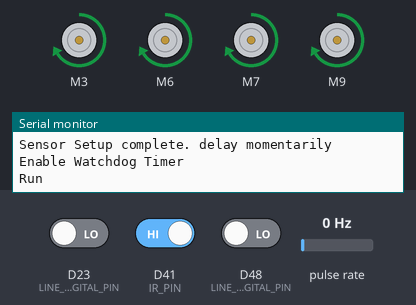
The sketch below on a simulated Arduino MKR. Shown: 4 × DC motor (green arrow = forward, orange = backward, longer = faster), the last lines printed to the serial monitor. Wiring (inferred from the names in the program): pulse sensor: data D50. The test bench sets the inputs (shaded band); at power-on: D41 (IR_PIN) HIGH, pulse rate 0 Hz, D23 (LINE_FOLLOWER_2_DIGITAL_PIN) LOW, D48 (LINE_FOLLOWER_1_DIGITAL_PIN) LOW.

Above: at 6.2 s.
6.3 s: D41 (IR_PIN) driven LOW
At 7.1 s:
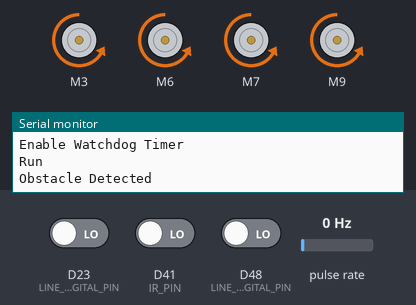
7.8 s: pulse rate (sensor on D50) set to 3 Hz
At 10.2 s:
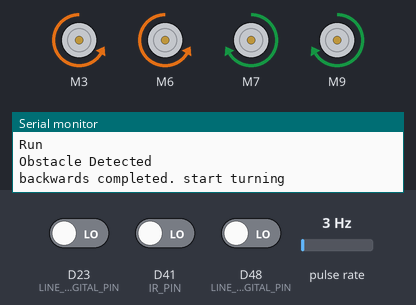
10.8 s: pulse rate (sensor on D50) set to 5 Hz
Timing chart, 0 to 19.1 s (numbered marks = the images above; inputs shaded):
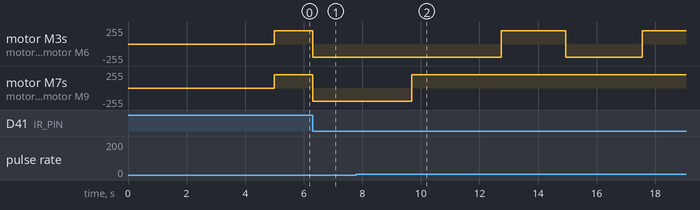

Measured:
- the behaviour switches between 1 and 2 Hz on pulse rate (sensor on D50) (found by bisection; images 1 and 2)
- after the input at 6.3 s, motor M3, motor M6, motor M7, motor M9: forward 200/255 → backward 200/255 at once
- after the input at 7.8 s, motor M7, motor M9: backward 200/255 → forward 200/255 after 1.9 s

The sketch:

main.ino
```cpp
// main loop to run the program
#include "Robot_Measurements.h"
#include "Encoders.h"
#include "Motors.h"
#include "LineFollowers.h"
#include "IRSensor.h"
#include <DueFlashStorage.h>
#include <watchdog.h>

// Defines the time for the watchdog in ms
int watchdogTime = 2000;

//flags
bool store_logs = false;

bool full_stop = false;
bool end = false;
bool forward = true;
bool backward = true;
bool mid_turn = false;
bool turning = false;
bool turn_right = false;

//initialize sensors and motor classes
LineFollowers line_follower_right = LineFollowers(LINE_FOLLOWER_1_DIGITAL_PIN, LINE_FOLLOWER_1_ANALOG_PIN);
LineFollowers line_follower_left = LineFollowers(LINE_FOLLOWER_2_DIGITAL_PIN, LINE_FOLLOWER_2_ANALOG_PIN);
Encoders encoders = Encoders();
IRSensor ir_sensor = IRSensor();
Motors motors = Motors();

//persistent storage for when disconnected from serial
DueFlashStorage flash;

void print(String message, int message_num) {
  if (store_logs) {
    static uint32_t log_address = 0;
    flash.write(log_address, message_num);  //store message num at address
    log_address++;                          //increment address
  } else {
    Serial.println(message);
  }
}

void watchdogSetup(void) {
  // do what you want here
}

void setup() {
  if (!Serial) {  //if serial is not connected
    store_logs = true;
  } else Serial.begin(9600);
  print("\n\n", 0);

  motors.set_speed(200);

  //Initalizing line follower sensors
  print("Initalizing Line Follower right Sensor", 1);
  line_follower_right.init();

  print("Initalizing Line Follower left Sensor", 2);
  line_follower_left.init();

  //Initalizing encoder sensor
  print("Initalizing Encoder Sensor", 3);
  encoders.init();

  //Initialize IR sensor
  print("Initalize IR Sensor", 4);
  ir_sensor.init();

  print("Sensor Setup complete. delay momentarily", 5);
  delay(5000);  //delay 5 seconds to give user time to set up

  //enable watchdog timer
  print("Enable Watchdog Timer", 6);
  watchdogEnable(watchdogTime);

  print("Run", 7);
}

void loop() {
  watchdogReset();

  if (!full_stop) {
    if (forward) {
      if (line_follower_right.detected() || line_follower_left.detected()) {  //check if boundary line has been reached
        motors.stop();
        backward = true;
        forward = false;

        if (end) {  //if this was the last row
          //full_stop = true; //fully stop robot
        }

        encoders.reset_counts();  //must reset encoder counts before turning
        print("Boundary detected.  Stopping forward and starting backward", 8);

      } else if (ir_sensor.detected()) {  //check if obstacle has been detected in front
        motors.stop();
        forward = false;
        backward = true;
        encoders.reset_counts();  //must reset encoder counts before turning
        print("Obstacle Detected", 9);

      } else {  //if no obstacle or boundary detected, keep moving forward
        motors.forward();
      }

    } else if (backward) {
      if (encoders.get_encoder1_count() >= NUMBER_OF_ENCODER_PULSES_FOR_WIDTH / 2) {  //check if width/2 of robot has been driven
        motors.stop();
        turning = true;
        backward = false;

        encoders.reset_counts();  //must reset encoder counts before turning
        print("backwards completed. start turning", 10);

      } else {
        motors.backward();
      }
    } else if (turning) {
      if (encoders.get_encoder1_count() >= NUMBER_OF_ENCODER_PULSES_FOR_90) {  //check if 90 degree turn has completed
        motors.stop();
        turning = false;

        if (!mid_turn) {
          mid_turn = true;
          print("first 90 degree turn completed. Starting mid turn", 11);
          encoders.reset_counts();  //must reset encoder counts before turning

        } else if (mid_turn) {
          mid_turn = false;
          forward = true;

          //toggle turn_right so that it turns the opposite direction next time
          if (turn_right) turn_right = false;
          else turn_right = true;

          print("second 90 degree turn completed. returning to forward movement", 12);
        }
      } else {  //if turn not complete, keep turning
        if (turn_right) {
          motors.turn_right();
        } else {
          motors.turn_left();
        }
      }
    } else if (mid_turn && !turning) {                                            //flags can be enabled at the same time in the event of the second turn, but we only want to be in this state when mid_turn is enabled
      if (encoders.get_encoder1_count() >= NUMBER_OF_ENCODER_PULSES_FOR_WIDTH) {  //check if width of robot has been driven
        motors.stop();
        turning = true;
        //NOTE: do not set mid_turn false.  it is used to indicate the second turn

        encoders.reset_counts();  //must reset encoder counts before turning
        print("mid turn completed. start turning", 13);

      } else if (ir_sensor.detected()) {  //check if obstacle has been detected in front
        motors.stop();
        backward = true;
        //NOTE: do not set mid_turn false.  it is used to indicate the second turn

        encoders.reset_counts();  //must reset encoder counts before turning
        print("Obstacle Detected", 14);

      } else if (line_follower_right.detected() || line_follower_left.detected()) {  //check if boundary line has been reached
        motors.stop();
        backward = true;
        end = true;  //indicate this is the last row

        encoders.reset_counts();  //must reset encoder counts before turning
        print("Boundary detected.  Stopping mid turn and starting backward", 15);
      } else {
        motors.forward();
      }
    }
  }
}
```

Encoders.cpp
```cpp
#include "Encoders.h"
#include "Pins.h"

Encoders* Encoders::encoders_instance = NULL;

Encoders::Encoders() {
  this->encoder_pins[0] = WHEEL_ENCODER_1_PIN;
  this->encoder_counts[0] = 0;
  this->counted[0] = false;

  this->encoder_pins[1] = WHEEL_ENCODER_2_PIN;
  this->encoder_counts[1] = 0;
  this->counted[1] = false;
}

void Encoders::init() {
  //necessary for interrupts
  pinMode(this->encoder_pins[0], INPUT);
  pinMode(this->encoder_pins[1], INPUT);
  attachInterrupt(digitalPinToInterrupt(this->encoder_pins[0]), encoder1_interrupt, CHANGE);
  //attachInterrupt(digitalPinToInterrupt(this->encoder_pins[1]), encoder2_interrupt, CHANGE);
  encoders_instance = this;
}

void Encoders::encoder1_count() {
  if (digitalRead(this->encoder_pins[0]) == 1) {
    if (this->counted[0] == false) {
      this->encoder_counts[0] += 1;
      this->counted[0] = true;
    }
  } else {
    this->counted[0] = false;
  }
}

void Encoders::encoder2_count() {
  if (digitalRead(this->encoder_pins[1]) == 1) {
    if (this->counted[1] == false) {
      this->encoder_counts[1] += 1;
      this->counted[1] = true;
    } else {
      this->counted[1] = false;
    }
  }
}

void Encoders::reset_counts() {
  this->encoder_counts[0] = 0;
  this->encoder_counts[1] = 0;
}

int Encoders::get_encoder1_count() {
  return this->encoder_counts[0];
}

int Encoders::get_encoder2_count() {
  return this->encoder_counts[1];
}

int Encoders::get_average_encoder_count() {
  return (this->encoder_counts[0] + this->encoder_counts[1]) / 2;
}
```

Encoders.h
```cpp
#ifndef ENCODERS_h
#define ENCODERS_h

#include "Arduino.h"

class Encoders {
  private:
    int encoder_pins[2];
    volatile int encoder_counts[2];
    volatile bool counted[2];

  public:
    Encoders();
    void init();
    void encoder1_count();
    void encoder2_count();
    void reset_counts();
    int get_encoder1_count();
    int get_encoder2_count();
    int get_average_encoder_count();

    //for enabling interrupts
    static Encoders* encoders_instance;
    static void encoder1_interrupt() {
      if (Encoders::encoders_instance != NULL){
        Encoders::encoders_instance->encoder1_count();
      }
    }
    static void encoder2_interrupt() {
      if (Encoders::encoders_instance != NULL){
        Encoders::encoders_instance->encoder2_count();
      }
    }

};

#endif 
```

IRSensor.cpp
```cpp
#include "IRSensor.h"

IRSensor* IRSensor::ir_instance = NULL;

IRSensor::IRSensor() {
  this->consecutive_detections = 0;
  this->pin = IR_PIN;
}

void IRSensor::init() {
  //necessary for interrupts
  pinMode(this->pin, INPUT);
  attachInterrupt(digitalPinToInterrupt(this->pin), IR_ISR, CHANGE);
  ir_instance = this;
}

void IRSensor::detect() {
  if (digitalRead(this->pin) == 0) {
    this->consecutive_detections++;
  } else {
    this->consecutive_detections = 0;
  }
}

bool IRSensor::detected() {
  if (this->consecutive_detections >= NUM_CONSECUTIVE_DETECTIONS_IR_SENSOR) {
    this->consecutive_detections = 0;  //reset count
    return true;
  } else {
    return false;
  }
}
```

IRSensor.h
```cpp
#ifndef IRSENSOR_h
#define IRSENSOR_h

#include "Arduino.h"
#include "Pins.h"
#include "Robot_Measurements.h"

class IRSensor {
private:
  volatile int consecutive_detections;
  int pin;
public:
  IRSensor();
  void init();
  void detect();
  bool detected();

  //for enabling interrupts
  static IRSensor* ir_instance;
  static void IR_ISR() {
    if (IRSensor::ir_instance != NULL) {
      IRSensor::ir_instance->detect();
    }
  }
};

#endif
```

LineFollowers.cpp
```cpp
#include "LineFollowers.h"

LineFollowers* LineFollowers::lineFollower_instance[2] = { NULL, NULL };
int LineFollowers::instance = 0;

LineFollowers::LineFollowers(int digital_pin, int analog_pin) {
  this->digital_pin = digital_pin;
  this->analog_pin = analog_pin;
  this->consecutive_detections = 0;
}

void LineFollowers::init() {
  //necessary for interrupts
  pinMode(this->digital_pin, INPUT);

  if (instance == 0) {
    attachInterrupt(digitalPinToInterrupt(this->digital_pin), LineFollower0_ISR, CHANGE);
  } else {
    attachInterrupt(digitalPinToInterrupt(this->digital_pin), LineFollower1_ISR, CHANGE);
  }
  lineFollower_instance[instance] = this;
  instance++;
}

void LineFollowers::detect() {
  if (analogRead(this->analog_pin) >= BLACK_ANALOG_READ_THRESHOLD) {
    this->consecutive_detections++;
  } else {
    this->consecutive_detections = 0;
  }
}

bool LineFollowers::detected() {
  if (this->consecutive_detections >= NUM_CONSECUTIVE_DETECTIONS_LINE_SENSOR) {
    this->consecutive_detections = 0;  //reset count
    return true;
  } else {
    return false;
  }
}
```

LineFollowers.h
```cpp
#ifndef LINEFOLLOWERS_h
#define LINEFOLLOWERS_h

#include "Arduino.h"
#include "Pins.h"
#include "Robot_Measurements.h"

class LineFollowers {
private:
  volatile int consecutive_detections;
  int digital_pin;
  int analog_pin;
  static int instance;

public:
  LineFollowers(int digital_pin, int analog_pin);
  void init();
  void detect();
  bool detected();

  //for enabling interrupts
  static LineFollowers* lineFollower_instance[2];
  static void LineFollower0_ISR() {
    if (LineFollowers::lineFollower_instance[0] != NULL) {
      LineFollowers::lineFollower_instance[0]->detect();
    }
  }
    static void LineFollower1_ISR() {
    if (LineFollowers::lineFollower_instance[1] != NULL) {
      LineFollowers::lineFollower_instance[1]->detect();
    }
  }
};

#endif
```

Motors.cpp
```cpp
#include "Motors.h"
#include "Pins.h"

Motors::Motors()
  : M1(PWM_DIR, M1_PWM_PIN, M1_DIR_PIN), M2(PWM_DIR, M2_PWM_PIN, M2_DIR_PIN), M3(PWM_DIR, M3_PWM_PIN, M3_DIR_PIN), M4(PWM_DIR, M4_PWM_PIN, M4_DIR_PIN) {
  this->speed = 128;

  reset_flags();
}

void Motors::reset_flags() {
  this->forward_flag = false;
  this->backward_flag = false;
  this->stop_flag = false;
  this->turn_right_flag = false;
  this->turn_left_flag = false;
}

void Motors::forward() {
  //drive forward
  if (!this->forward_flag) {  //only set motor speeds if necessary
    reset_flags();
    this->forward_flag = true;

    this->M1.setSpeed(this->speed);
    this->M2.setSpeed(this->speed);
    this->M3.setSpeed(this->speed);
    this->M4.setSpeed(this->speed);
  }
}

void Motors::backward() {
  //drive backward
  if (!this->backward_flag) {  //only set motor speeds if necessary
    reset_flags();
    this->backward_flag = true;

    this->M1.setSpeed(-this->speed);
    this->M2.setSpeed(-this->speed);
    this->M3.setSpeed(-this->speed);
    this->M4.setSpeed(-this->speed);
  }
}

void Motors::stop() {
  //stop all robot movement
  if (!this->stop_flag) {  //only set motor speeds if necessary
    reset_flags();
    this->stop_flag = true;

    this->M1.setSpeed(0);
    this->M2.setSpeed(0);
    this->M3.setSpeed(0);
    this->M4.setSpeed(0);
  }
}

void Motors::turn_right() {
  //turn the robot right on the spot
  if (!this->turn_right_flag) {  //only set motor speeds if necessary
    reset_flags();
    this->turn_right_flag = true;

    this->M1.setSpeed(this->speed);
    this->M2.setSpeed(this->speed);
    this->M3.setSpeed(-this->speed);
    this->M4.setSpeed(-this->speed);
  }
}

void Motors::turn_left() {
  //turn the robot right on the spot
  if (!this->turn_left_flag) {  //only set motor speeds if necessary
    reset_flags();
    this->turn_left_flag = true;

    this->M1.setSpeed(-speed);
    this->M2.setSpeed(-speed);
    this->M3.setSpeed(speed);
    this->M4.setSpeed(speed);
  }
}

void Motors::set_speed(int speed) {
  //sets speed of motors for next update
  this->speed = speed;
}
```

Motors.h
```cpp
#ifndef MOTORS_h
#define MOTORS_h

#include <CytronMotorDriver.h>
#include "Arduino.h"

class Motors {
  private:
    int speed;
    CytronMD M1;
    CytronMD M2;
    CytronMD M3;
    CytronMD M4;
    bool forward_flag;
    bool backward_flag;
    bool stop_flag;
    bool turn_right_flag;
    bool turn_left_flag;


  public:
    Motors();
    void stop();
    void forward();
    void backward();
    void turn_right();
    void turn_left();
    void set_speed(int speed);
    void reset_flags();
};

#endif
```

Robot_Measurements.h
```cpp
#include <math.h>
#define BLACK_ANALOG_READ_THRESHOLD 900

#define MIN_DISTANCE_TO_OBJECT 30 //in cm
#define NUM_CONSECUTIVE_DETECTIONS_LINE_SENSOR 5
#define NUM_CONSECUTIVE_DETECTIONS_IR_SENSOR 1

#define WHEEL_DIAMETER 6.57 //in cm
#define DISTANCE_BETWEEN_WHEELS 12.1 //in cm
#define WIDTH 22.6 //in cm
#define ENCODER_TEETH 10
#define EXPERIMENTAL_PULSE_OFFSET -1

#define X_CONSTANT 1.48
#define ANGLE_RADS 90*PI/180

#define NUMBER_OF_FULL_REVOLUTIONS_FOR_90 ANGLE_RADS * X_CONSTANT * DISTANCE_BETWEEN_WHEELS / (PI * WHEEL_DIAMETER)
#define NUMBER_OF_ENCODER_PULSES_FOR_90 ENCODER_TEETH * NUMBER_OF_FULL_REVOLUTIONS_FOR_90 + EXPERIMENTAL_PULSE_OFFSET

#define NUMBER_OF_FULL_REVOLUTIONS_FOR_WIDTH WIDTH/(WHEEL_DIAMETER * PI)
#define NUMBER_OF_ENCODER_PULSES_FOR_WIDTH ENCODER_TEETH * NUMBER_OF_FULL_REVOLUTIONS_FOR_WIDTH
```

Pins.h
```cpp
#define LINE_FOLLOWER_1_DIGITAL_PIN 48
#define LINE_FOLLOWER_1_ANALOG_PIN A0

#define LINE_FOLLOWER_2_DIGITAL_PIN 23
#define LINE_FOLLOWER_2_ANALOG_PIN A1

#define WHEEL_ENCODER_1_PIN 50
#define WHEEL_ENCODER_2_PIN 51

#define TOF_RIGHT_XSHUT_PIN 52
#define TOF_LEFT_XSHUT_PIN 40

#define IR_PIN 41

#define M1_PWM_PIN 3
#define M1_DIR_PIN 4

#define M2_PWM_PIN 6
#define M2_DIR_PIN 5

#define M3_PWM_PIN 7
#define M3_DIR_PIN 8

#define M4_PWM_PIN 9
#define M4_DIR_PIN 10
```
